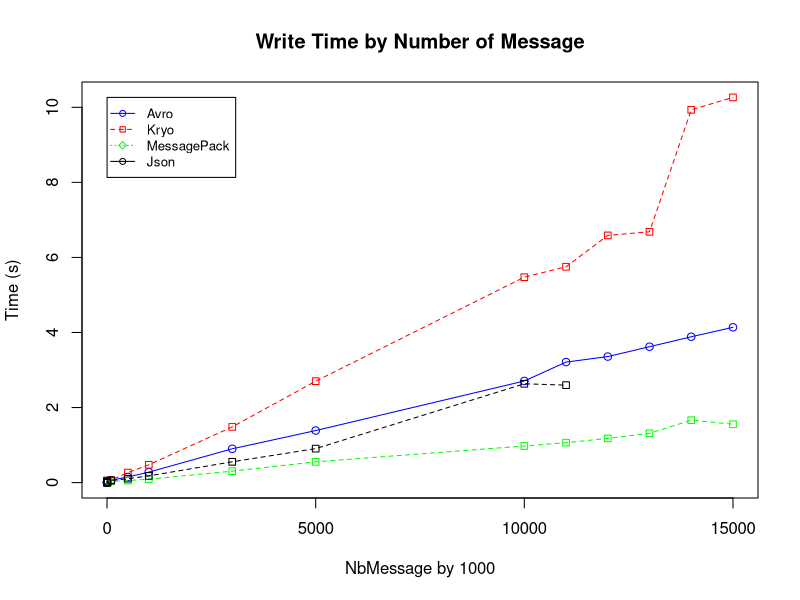
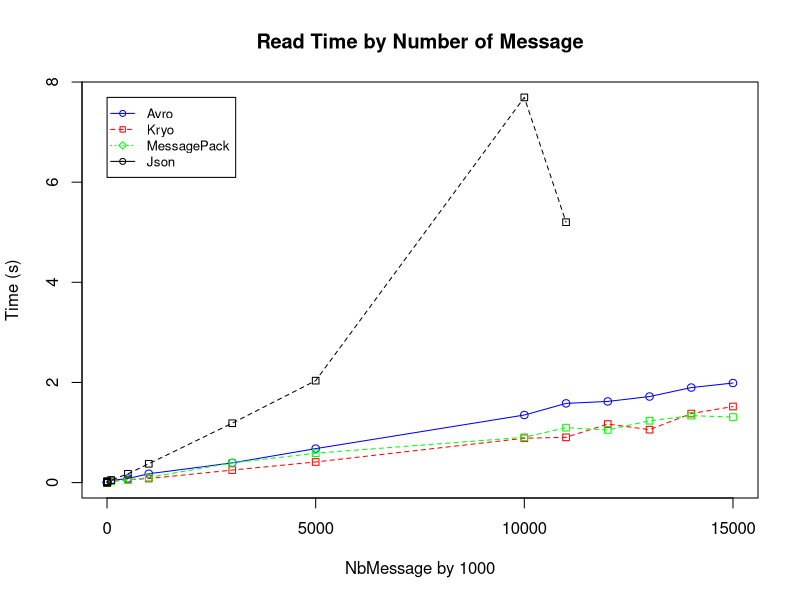
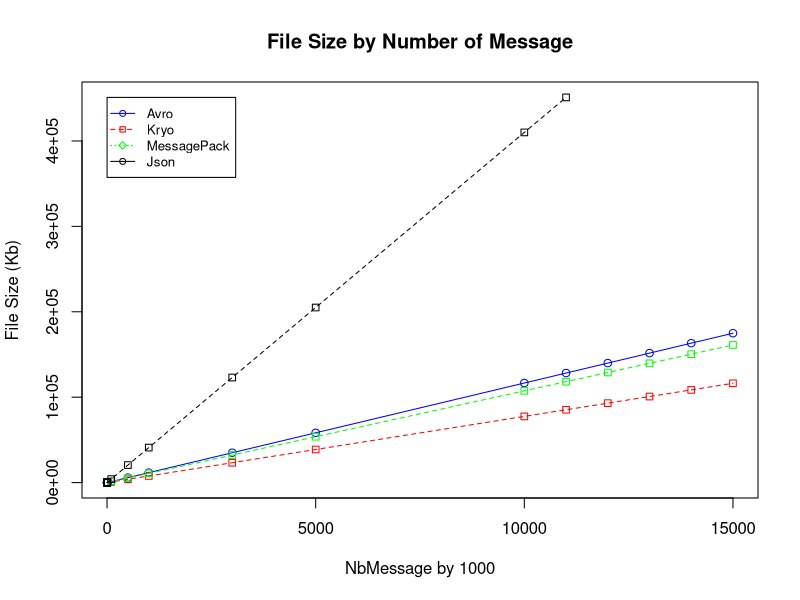

Source code (R) for these figures, in order:
MyData <- read.csv(file="stats2.csv", header=FALSE, sep=",")
MyData$V5=MyData$V5/1024
MyData$V2=MyData$V2/1000
Avro<-MyData[MyData$V1=="Avro",]
Kryo<-MyData[MyData$V1=="Kryo",]
MessagePack<-MyData[MyData$V1=="MessagePack",]
Json<-MyData[MyData$V1=="Json",]

mean<-aggregate(MyData$V3, list(gp=MyData$V1, mean=MyData$V2), mean)
max<-aggregate(MyData$V3, list(gp=MyData$V1, max=MyData$V2), max)
min<-aggregate(MyData$V3, list(gp=MyData$V1, min=MyData$V2), min)

AvroMean<-aggregate(Avro$V3, list(nbMessage=Avro$V2), mean)
KryoMean<-aggregate(Kryo$V3, list(nbMessage=Kryo$V2), mean)
MessagePackMean<-aggregate(MessagePack$V3, list(nbMessage=MessagePack$V2), mean)
JsonMean<-aggregate(Json$V3, list(nbMessage=Json$V2), mean)

max_y <- max(mean$x)

listLab<-c("Avro","Kryo","MessagePack","Json")
#listLab<-c("Avro","Kryo","Json")
listCol<-c("blue","red","green","black")
#listCol<-c("blue","red","black")

plot(AvroMean$nbMessage,AvroMean$x, type="o", col="blue",ylim=c(0,max_y),  ann=FALSE)
lines(KryoMean$nbMessage,KryoMean$x, type="o", pch=22, lty=2,    col="red")
lines(MessagePackMean$nbMessage,MessagePackMean$x, type="o", pch=22, lty=2,    col="green")
lines(JsonMean$nbMessage,JsonMean$x, type="o", pch=22, lty=2,    col="black")

# Create a title with a red, bold/italic font
title(main="Write Time by Number of Message", col.main="black", font.main=2)

# Label the x and y axes with dark green text
title(xlab= "NbMessage by 1000", col.lab=rgb(0,0,0))
title(ylab= "Time (s)", col.lab=rgb(0,0,0))

legend(1, max_y, listLab, cex=0.8, col=listCol, 
       pch=21:23, lty=1:3);


mean<-aggregate(MyData$V4, list(gp=MyData$V1, mean=MyData$V2), mean)
max<-aggregate(MyData$V4, list(gp=MyData$V1, max=MyData$V2), max)
min<-aggregate(MyData$V4, list(gp=MyData$V1, min=MyData$V2), min)

AvroMean<-aggregate(Avro$V4, list(nbMessage=Avro$V2), mean)
KryoMean<-aggregate(Kryo$V4, list(nbMessage=Kryo$V2), mean)
MessagePackMean<-aggregate(MessagePack$V4, list(nbMessage=MessagePack$V2), mean)
JsonMean<-aggregate(Json$V4, list(nbMessage=Json$V2), mean)

max_y <- max(mean$x)

plot(AvroMean$nbMessage,AvroMean$x, type="o", col="blue",ylim=c(0,max_y),  axes=TRUE,ann=FALSE)
lines(KryoMean$nbMessage,KryoMean$x, type="o", pch=22, lty=2,    col="red")
lines(MessagePackMean$nbMessage,MessagePackMean$x, type="o", pch=22, lty=2,    col="green")
lines(JsonMean$nbMessage,JsonMean$x, type="o", pch=22, lty=2,    col="black")

# Create a title with a red, bold/italic font
title(main="Read Time by Number of Message", col.main="black", font.main=2)

# Label the x and y axes with dark green text
title(xlab=  "NbMessage by 1000", col.lab=rgb(0,0,0))
title(ylab= "Time (s)", col.lab=rgb(0,0,0))

legend(1, max_y, listLab, cex=0.8, col=listCol, 
       pch=21:23, lty=1:3);


mean<-aggregate(MyData$V5, list(gp=MyData$V1, mean=MyData$V2), mean)
max<-aggregate(MyData$V5, list(gp=MyData$V1, max=MyData$V2), max)
min<-aggregate(MyData$V5, list(gp=MyData$V1, min=MyData$V2), min)

AvroMean<-aggregate(Avro$V5, list(nbMessage=Avro$V2), mean)
KryoMean<-aggregate(Kryo$V5, list(nbMessage=Kryo$V2), mean)
MessagePackMean<-aggregate(MessagePack$V5, list(nbMessage=MessagePack$V2), mean)
JsonMean<-aggregate(Json$V5, list(nbMessage=Json$V2), mean)

max_y <- max(mean$x)

plot(AvroMean$nbMessage,AvroMean$x, type="o", col="blue",ylim=c(0,max_y), axes=TRUE, ann=FALSE)
lines(KryoMean$nbMessage,KryoMean$x, type="o", pch=22, lty=2,    col="red")
lines(MessagePackMean$nbMessage,MessagePackMean$x, type="o", pch=22, lty=2,    col="green")
lines(JsonMean$nbMessage,JsonMean$x, type="o", pch=22, lty=2,    col="black")

# Create a title with a red, bold/italic font
title(main="File Size by Number of Message", col.main="black", font.main=2)

# Label the x and y axes with dark green text
title(xlab=  "NbMessage by 1000", col.lab=rgb(0,0,0))
title(ylab= "File Size (Kb)", col.lab=rgb(0,0,0))

legend(1, max_y, listLab, cex=0.8, col=listCol,pch=21:23, lty=1:3)
